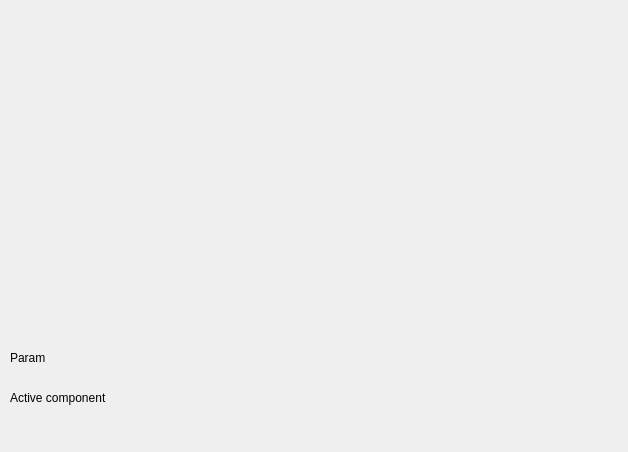
<?xml version="1.0" encoding="UTF-8"?>
<ui version="4.0">
 <class>MainWidget</class>
 <widget class="QWidget" name="MainWidget">
  <property name="geometry">
   <rect>
    <x>0</x>
    <y>0</y>
    <width>628</width>
    <height>452</height>
   </rect>
  </property>
  <property name="windowTitle">
   <string>MainWidget</string>
  </property>
  <widget class="QLabel" name="paramChangeLabel">
   <property name="geometry">
    <rect>
     <x>10</x>
     <y>350</y>
     <width>611</width>
     <height>16</height>
    </rect>
   </property>
   <property name="text">
    <string>Param</string>
   </property>
  </widget>
  <widget class="QLabel" name="activeCompLabel">
   <property name="geometry">
    <rect>
     <x>10</x>
     <y>390</y>
     <width>611</width>
     <height>16</height>
    </rect>
   </property>
   <property name="text">
    <string>Active component</string>
   </property>
  </widget>
 </widget>
 <layoutdefault spacing="6" margin="11"/>
 <resources/>
 <connections/>
</ui>
